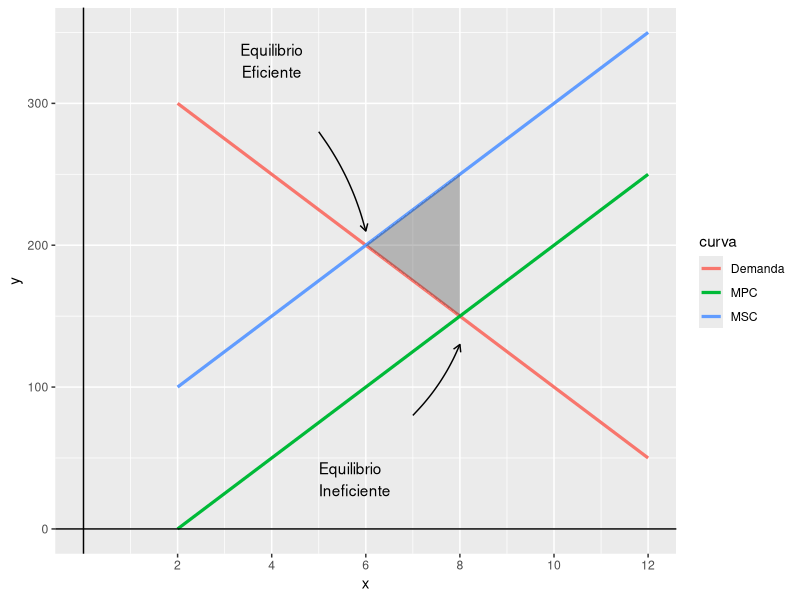
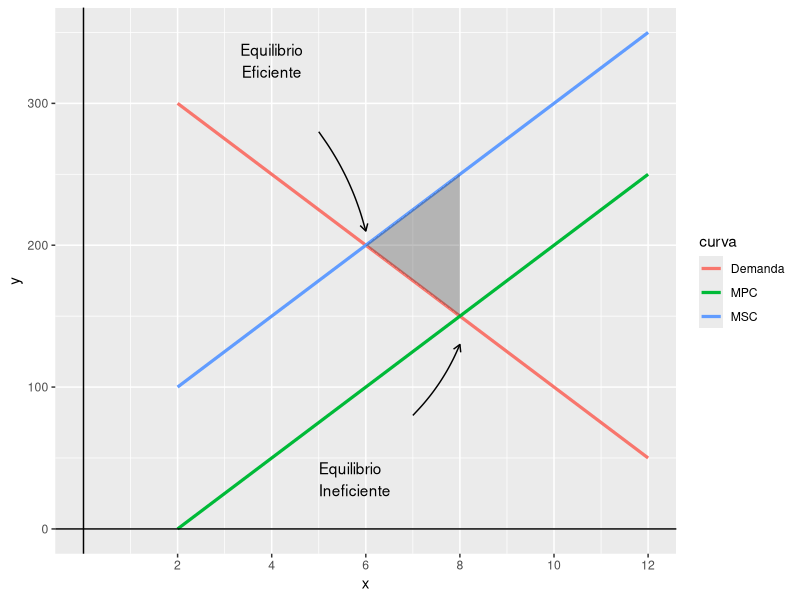

Source code (R) for these figures, in order:
## ---- chunk 1
knitr::opts_chunk$set(echo=FALSE, warning = FALSE,
                       message=FALSE)

library(tidyverse)


## ---- chunk 2

# Codigo para generar los plots
library(ragg)


df_1 <- tribble(
  ~x,   ~y,   ~curva,
  0,        75,     "MPC",
  4,        100,    "MPC",
  0,        75,     "MSC",
  4,        225,    "MSC",
  2,       150,    "Demanda",
  4,       100,    "Demanda"
) 

df_2 <- tribble(
  ~x,      ~y,     ~curva,
  4L,       50L,     "MPC",
  8L,       150L,    "MPC",
  4L,       150L,    "MSC",
  8L,       250L,    "MSC",
  2L,       300L,    "Demanda",
  8L,       150L,    "Demanda"
) %>% 
  nest(data=c(x, y)) %>% 
  # Agregar la x
  mutate(x=map(data, ~ 2:12)) %>% 
  # Estimar modelo
  mutate(mod=map(data, ~coefficients(lm(y~x, data=.x)))) %>% 
  mutate(y=map2(mod, x, 
                ~.x[[1]] + .x[[2]] * .y
  )) %>% 
  unnest(c(x, y)) %>% 
  select(x, y, curva)

p <- df_2 %>% 
  ggplot(aes(x, y, color=curva)) +
  geom_line(size=1.1) +
  scale_x_continuous(breaks=seq(from=2, to=12, by=2)) +
  geom_vline(xintercept = 0) + 
  geom_hline(yintercept=0)



df_wide <- df_2 %>% 
  pivot_wider(id_cols=x, names_from=curva, values_from=y) %>% 
  filter(x>=6, x<=8)

p2 <- p  +
  annotate(
    geom = "curve", x = 5, y = 280, xend = 6, yend = 210, 
    curvature = -.1, arrow = arrow(length = unit(2, "mm"))
  ) +
  annotate(geom="text", x=4, y=330, label="Equilibrio\nEficiente" ) +
  annotate(
    geom = "curve", x = 7, y = 80, xend = 8, yend = 130, 
    curvature = .1, arrow = arrow(length = unit(2, "mm"))
  ) +
  annotate(geom = "text", x = 5, y = 35, 
           label = "Equilibrio\nIneficiente", 
           hjust = "left") +
  geom_ribbon(data=df_wide, 
              alpha=.3,
              aes(x=x, ymin=Demanda, ymax=MSC), 
              inherit.aes = FALSE)

agg_png(here::here("static", "imgs", "plots", "externalidades.png"),
        width=20, height=12, units="cm", res=300)
p2
dev.off()
## ---- chunk 3
p2
